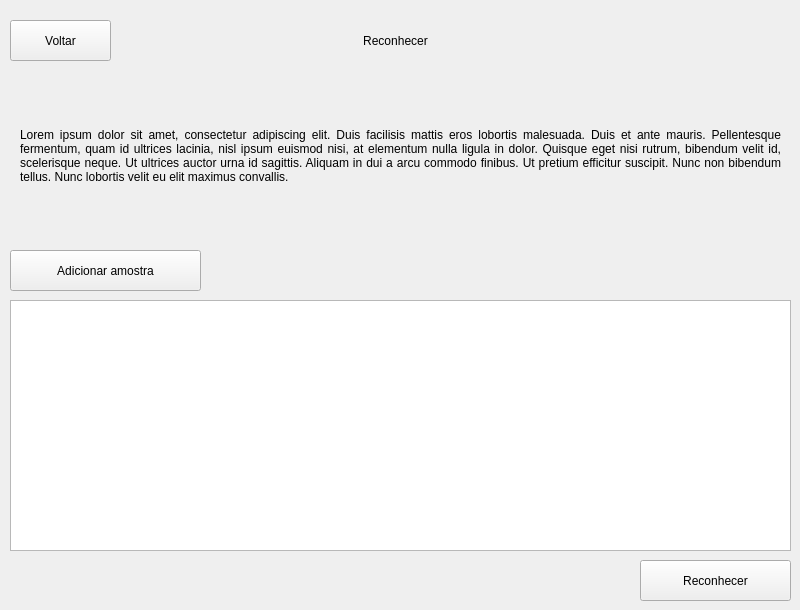
   <widget class="QWidget" name="tela_reco">
    <widget class="QPushButton" name="tela_reco_botao_voltar">
     <property name="geometry">
      <rect>
       <x>10</x>
       <y>20</y>
       <width>101</width>
       <height>41</height>
      </rect>
     </property>
     <property name="text">
      <string>Voltar</string>
     </property>
    </widget>
    <widget class="QLabel" name="tela_reco_label_1">
     <property name="geometry">
      <rect>
       <x>10</x>
       <y>20</y>
       <width>771</width>
       <height>41</height>
      </rect>
     </property>
     <property name="text">
      <string>Reconhecer</string>
     </property>
     <property name="alignment">
      <set>Qt::AlignCenter</set>
     </property>
    </widget>
    <widget class="QPushButton" name="tela_reco_botao_add_amostra">
     <property name="geometry">
      <rect>
       <x>10</x>
       <y>250</y>
       <width>191</width>
       <height>41</height>
      </rect>
     </property>
     <property name="text">
      <string>Adicionar amostra</string>
     </property>
    </widget>
    <widget class="QListWidget" name="tela_reco_listWidget">
     <property name="geometry">
      <rect>
       <x>10</x>
       <y>300</y>
       <width>781</width>
       <height>251</height>
      </rect>
     </property>
     <property name="alternatingRowColors">
      <bool>true</bool>
     </property>
     <property name="currentRow">
      <number>-1</number>
     </property>
    </widget>
    <widget class="QPushButton" name="tela_reco_botao_reconhecer">
     <property name="geometry">
      <rect>
       <x>640</x>
       <y>560</y>
       <width>151</width>
       <height>41</height>
      </rect>
     </property>
     <property name="text">
      <string>Reconhecer</string>
     </property>
    </widget>
    <widget class="QLabel" name="tela_reco_label_2">
     <property name="geometry">
      <rect>
       <x>20</x>
       <y>70</y>
       <width>761</width>
       <height>171</height>
      </rect>
     </property>
     <property name="text">
      <string>Lorem ipsum dolor sit amet, consectetur adipiscing elit. Duis facilisis mattis eros lobortis malesuada. Duis et ante mauris. Pellentesque fermentum, quam id ultrices lacinia, nisl ipsum euismod nisi, at elementum nulla ligula in dolor. Quisque eget nisi rutrum, bibendum velit id, scelerisque neque. Ut ultrices auctor urna id sagittis. Aliquam in dui a arcu commodo finibus. Ut pretium efficitur suscipit. Nunc non bibendum tellus. Nunc lobortis velit eu elit maximus convallis. </string>
     </property>
     <property name="alignment">
      <set>Qt::AlignJustify|Qt::AlignVCenter</set>
     </property>
     <property name="wordWrap">
      <bool>true</bool>
     </property>
    </widget>
    <zorder>tela_reco_label_1</zorder>
    <zorder>tela_reco_botao_voltar</zorder>
    <zorder>tela_reco_botao_add_amostra</zorder>
    <zorder>tela_reco_listWidget</zorder>
    <zorder>tela_reco_botao_reconhecer</zorder>
    <zorder>tela_reco_label_2</zorder>
   </widget>
